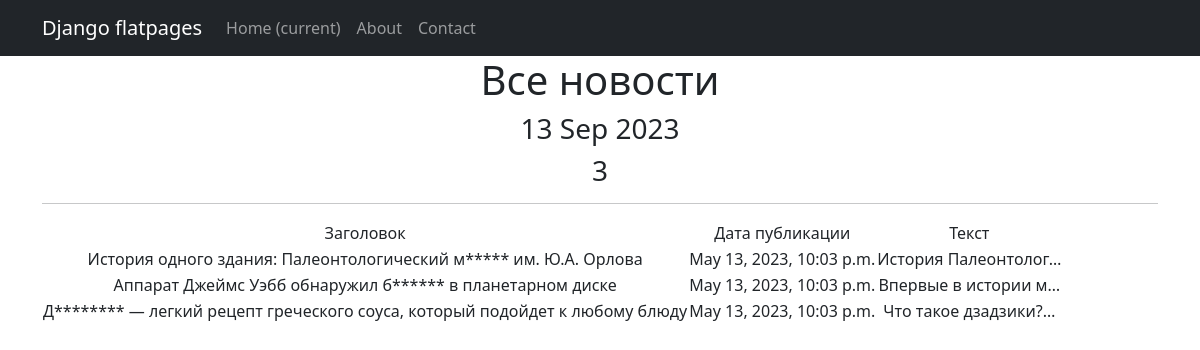
Page /post/ on the earlier database version.
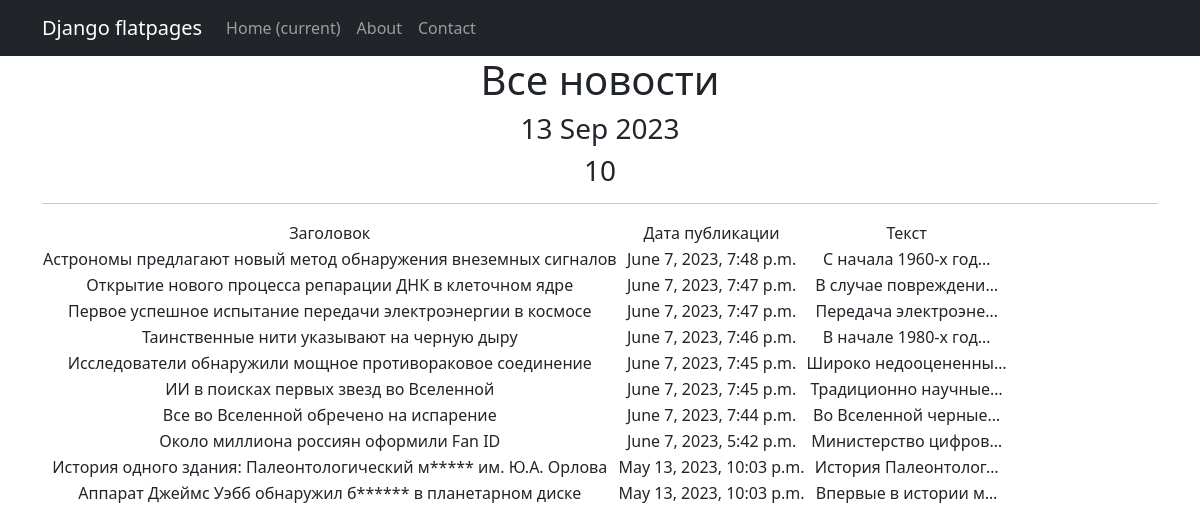
Same page on the later database version.
### NewsPortal/models.py (models this page shows, shortened)
class Post(models.Model):
    article = 'ART'
    news = 'NWS'
    TYPES = [(article, 'статья'), (news, 'новость')]
    post_author = models.ForeignKey(Author, on_delete=models.CASCADE)
    post_type = models.CharField(max_length=64, choices=TYPES)
    post_time_in = models.DateTimeField(auto_now_add=True)
    post_category = models.ManyToManyField(Category, through='PostCategory')
    post_title = models.CharField(max_length=64, unique=True)
    post_text = models.TextField(unique=True)
    post_rating = models.IntegerField(default=0)
    def __str__(self):
        return f'{self.post_title}'

### NewsPortal/views.py (the view)
# urls.py: path('', PostList.as_view(), name='post_list'),
class PostList(ListView):
    model = Post
    ordering = '-post_time_in'
    template_name = 'post.html'
    context_object_name = 'post'
    paginate_by = 10
    def get_context_data(self, **kwargs):
        context = super().get_context_data(**kwargs)
        context['time_now'] = datetime.utcnow()
        pprint(context)
        return context

### NewsPortal/templatetags/custom_filters.py (called while the page is built)
@register.filter()
def censor(word):
    if isinstance(word, str):
        for i in word.split():
            if i.capitalize() in bad_words:
                word = word.replace(i, i[0] + '*' * len(i))
    else:
        raise ValueError('custom_filters -> censor -> A string is expected, but a different data type has been entered')
    return word

### templates/post.html (shortened to what this page needs)
{% extends 'flatpages/default.html' %}
{% load custom_filters %}
{% block content %}
   <h1>Все новости</h1>
    <h3>{{ time_now|date:'d M Y' }}</h3>
    <h3>{{ post|length }}</h3>
   <hr>
   {% if post %}
       <table>
           <tr>
               <td>Заголовок</td>
               <td>Дата публикации</td>
               <td>Текст</td>
           </tr>
           {% for post_item in post %}
           <tr>
               <td>{{ post_item.post_title|censor }}</td>
               <td>{{ post_item.post_time_in }}</td>
               <td>{{ post_item.post_text|truncatechars:20|censor }}</td>
           </tr>
           {% endfor %}
       </table>
   {% else %}
       <h2>Новостей нет!</h2>
   {% endif %}
{% endblock content %}

Differences in the rows shown:
no longer on this page (row unchanged): Post: post_title|censor "Д******** — легкий рецепт греческого соуса, который подойдет к любому блюду", post_time_in "May 13, 2023, 10:03 p.m.", post_text|censor "Что такое дзадзики?…"
added Post: post_title|censor "Астрономы предлагают новый метод обнаружения внеземных сигналов", post_time_in "June 7, 2023, 7:48 p.m.", post_text|censor "С начала 1960-х год…"
added Post: post_title|censor "Открытие нового процесса репарации ДНК в клеточном ядре", post_time_in "June 7, 2023, 7:47 p.m.", post_text|censor "В случае повреждени…"
added Post: post_title|censor "Первое успешное испытание передачи электроэнергии в космосе", post_time_in "June 7, 2023, 7:47 p.m.", post_text|censor "Передача электроэне…"
added Post: post_title|censor "Таинственные нити указывают на черную дыру", post_time_in "June 7, 2023, 7:46 p.m.", post_text|censor "В начале 1980-х год…"
added Post: post_title|censor "Исследователи обнаружили мощное противораковое соединение", post_time_in "June 7, 2023, 7:45 p.m.", post_text|censor "Широко недооцененны…"
added Post: post_title|censor "ИИ в поисках первых звезд во Вселенной", post_time_in "June 7, 2023, 7:45 p.m.", post_text|censor "Традиционно научные…"
added Post: post_title|censor "Все во Вселенной обречено на испарение", post_time_in "June 7, 2023, 7:44 p.m.", post_text|censor "Во Вселенной черные…"
added Post: post_title|censor "Около миллиона россиян оформили Fan ID", post_time_in "June 7, 2023, 5:42 p.m.", post_text|censor "Министерство цифров…"
Other differences:
{{ post|length }}: "3" → "10"
